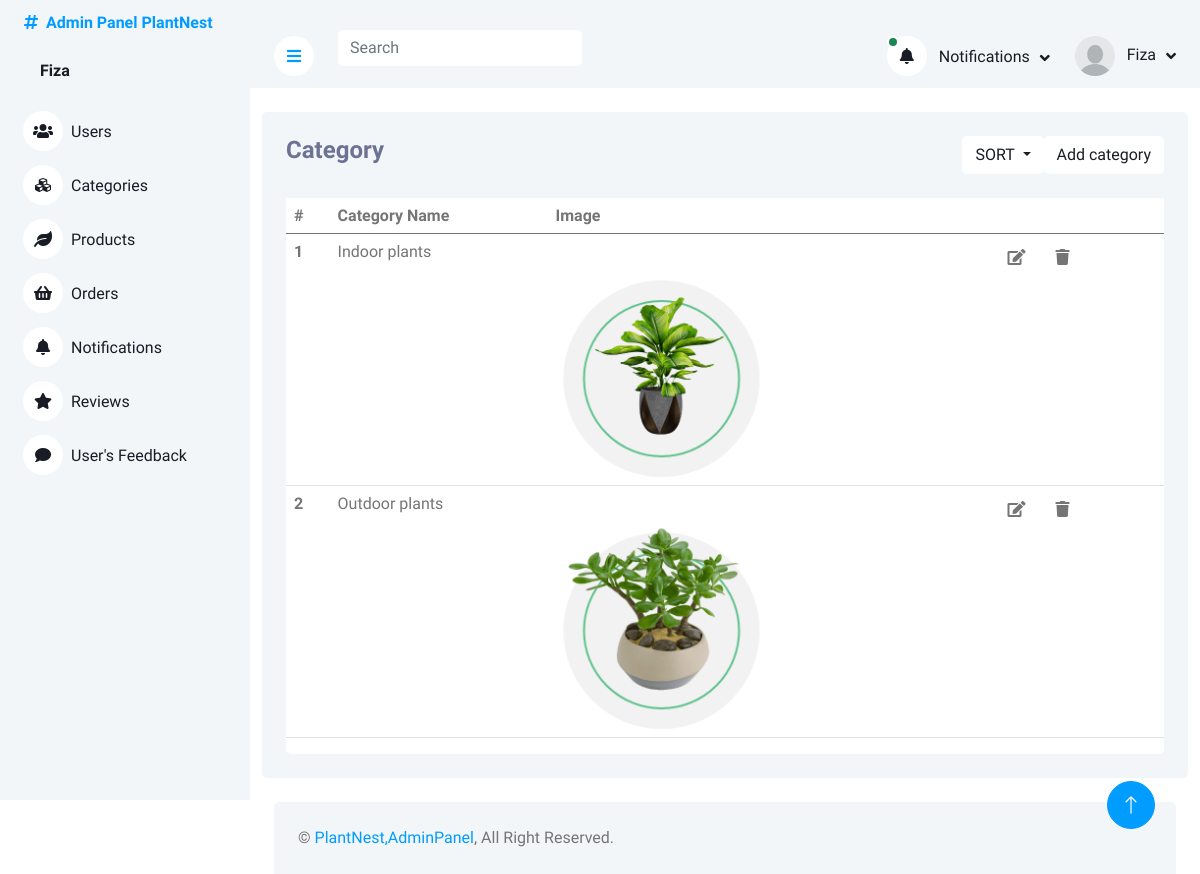
Before: /adminPanel/category.php (signed in) with the older database file.
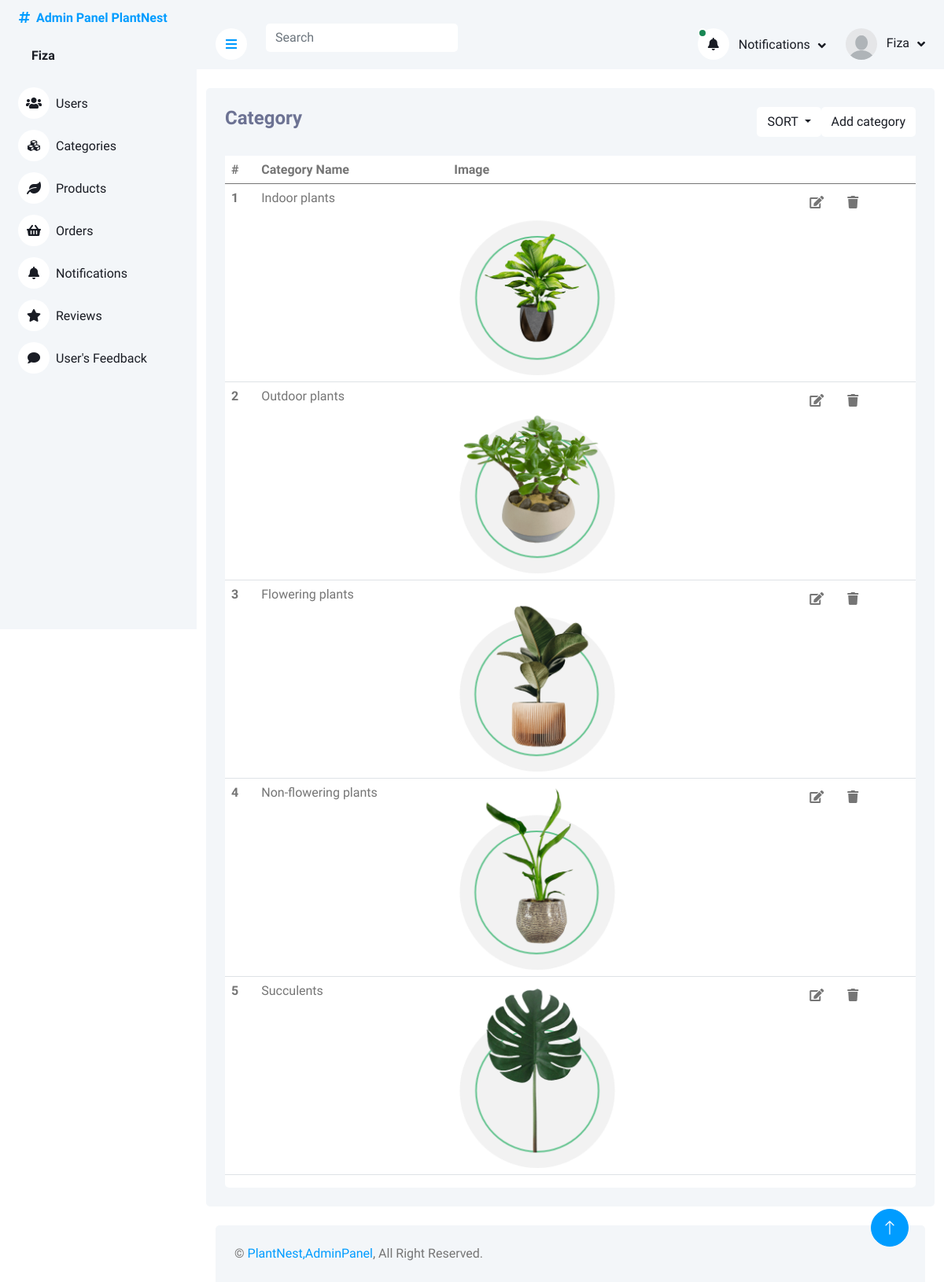
After: the same page with the newer database file.
### tables this page shows
CREATE TABLE `categories` (
  `categoryID` int(11) NOT NULL,
  `categoryName` varchar(225) DEFAULT NULL,
  `categoryImage` varchar(225) DEFAULT NULL
);

### adminPanel/category.php (the view, shortened to what the changed rows need)
<?php
include_once('header_admin.php');
?>
<div class="container pt-4">
    <div class="bg-light rounded p-4">
        <div class="row">
            <div class="col-12">
                <div class="bg-white rounded h-100 ">
                    <div class="table-responsive bg- ">
                        <table class="table">
                            <thead>
                                <tr>
                                    <th scope="col">#</th>
                                    <th scope="col">Category Name</th>
                                    <th scope="col">Image</th>
                                    <th scope="col"> </th>
                                </tr>
                            </thead>
                            <tbody>
                                <?php
     if(isset($_POST['sort-category-by-name'])){
        $query = $pdo->query("SELECT * FROM categories ORDER BY categoryName");
        $result = $query->fetchAll(PDO::FETCH_ASSOC);
        }else{
                          $query = $pdo->query("SELECT * FROM categories");
                        $result = $query->fetchAll(PDO::FETCH_ASSOC);
     }
                        foreach($result as $row){
                        ?>
                                <tr class="tr-row">
                                    <th scope="row">
                                        <?php echo $row['categoryID'] ?>
                                    </th>
                                    <td>
                                        <?php echo $row['categoryName'] ?>
                                    </td>
                                    <td style="width: 50%;">
                                        <img src="images/category/<?php echo $row['categoryImage'] ?>" width="50%"
                                            alt="">
                                    </td>
                                    <td class="">
                                        <button class="btn btn-white edit-btn " data-bs-toggle="modal"
                                            data-bs-target="#update-category-modal<?php echo $row['categoryID']  ?>">
                                            <i class="fa fa-edit"></i>
                                        </button>
                                        <button class="btn btn-white" data-bs-toggle="modal"
                                            data-bs-target="#delete-category-modal<?php echo $row['categoryID']  ?>">
                                            <i class="fa fa-trash"></i>
                                        </button>
                                    </td>
                                </tr>
                                <?php
                        };
                                       ?>
                            </tbody>
                        </table>
                    </div>
                </div>
            </div>
        </div>
    </div>
</div>
<?php
include('footer.php');
?>

### adminPanel/header_admin.php (shortened to what the changed rows need)
<?php
include("php/query.php");
?>
<!DOCTYPE html>
<html lang="en">
<head>
    <link href="https://cdnjs.cloudflare.com/ajax/libs/font-awesome/5.10.0/css/all.min.css" rel="stylesheet">
    <link href="https://cdn.jsdelivr.net/npm/bootstrap-icons@1.4.1/font/bootstrap-icons.css" rel="stylesheet">
    <link href="lib/owlcarousel/assets/owl.carousel.min.css" rel="stylesheet">
    <link href="lib/tempusdominus/css/tempusdominus-bootstrap-4.min.css" rel="stylesheet" />
    <link href="css/bootstrap.min.css" rel="stylesheet">
    <link href="css/style.css" rel="stylesheet">
</head>
<body>
    <div class="container-xxl position-relative bg-white d-flex p-0">
        <div class="sidebar pe-4 pb-3">
            <nav class="navbar bg-light navbar-light">
                <div class="d-flex align-items-center ms-4 mb-4">
                    <div class="ms-3">
                    <?php
                                 if(isset($_SESSION['Admin'])){
                                    $admin = $_SESSION['Admin'];
                                 foreach($admin as $value){
                                    $U_ID =   $value['adminID'];
                                  $query = $pdo->prepare("SELECT * FROM admins WHERE adminID = :iD ");
                                  $query->bindParam(':iD',  $U_ID);
                                  $query->execute();
                                  $result = $query->fetch(PDO::FETCH_ASSOC);
                        ?>
                         <h6 class="mb-0">
                             <span><?php echo ucfirst($result['adminName'])?></span>
                            </h6>
</span>    <?php
                      };
                    }
                        ?>
                    </div>
                </div>
            </nav>
        </div>
        <div class="content">
            <nav class="navbar navbar-expand bg-light navbar-light sticky-top px-4 py-0">
                <div class="navbar-nav align-items-center ms-auto">
                    <div class="nav-item dropdown">
                        <a href="#" class="nav-link dropdown-toggle" data-bs-toggle="dropdown">
                        <?php
                                 if(isset($_SESSION['Admin'])){
                                    $admin = $_SESSION['Admin'];
                                 foreach($admin as $value){
                                    $U_ID =   $value['adminID'];
                                  $query = $pdo->prepare("SELECT * FROM admins WHERE adminID = :iD ");
                                  $query->bindParam(':iD',  $U_ID);
                                  $query->execute();
                                  $result = $query->fetch(PDO::FETCH_ASSOC);
                              if($result['adminImage']){
                        ?>
                        <img class="rounded-circle me-lg-2" src="img/<?php echo $result['adminImage'] ?>" alt="" style="width: 40px; height: 40px;">
                            <?php
                              }else if(empty($result['adminImage'])){
                                ?>
                        <img class="rounded-circle me-lg-2" src="img/user.jpg" alt="" style="width: 40px; height: 40px;">
                                <?php
                              }
                            ?>
                                <span class="d-none d-lg-inline-flex">
                                    <?php echo ucfirst($result['adminName']) ?>
                                </span>
                                <?php
                            }
                        }
                            ?>
                        </a>
                    </div>
                </div>
            </nav>

Changed rows visible on the page:
added categories: categoryID "3", categoryName "Flowering plants", categoryImage (picture)
added categories: categoryID "4", categoryName "Non-flowering plants", categoryImage (picture)
added categories: categoryID "5", categoryName "Succulents", categoryImage (picture)
